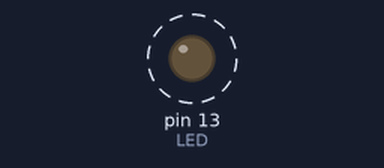
A sketch run on a simulated Arduino Uno, built with avr-gcc and run on an emulated ATmega328P. Parts: output pins drawn as LEDs (lit = HIGH). Dashed ring = blinking.

Above: at 0.1 s.
Timing chart, 0 to 3.0 s (numbered marks = the images above):
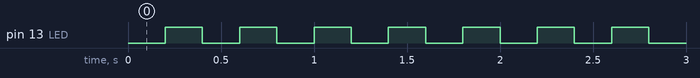

Measured:
- by itself, pin 13 (LED): alternates HIGH for 0.20 s and LOW for 0.20 s

The sketch:

sketch.ino
```cpp
#include <avr/io.h>
#include <util/delay.h>

#define LED PB5
#define LED_DDR DDRB
#define LED_PORT PORTB

#define setBit(sfr, bit) (_SFR_BYTE(sfr) |= (1 << bit))
#define clearBit(sfr, bit) (_SFR_BYTE(sfr) &= ~(1 << bit))
#define toggleBit(sfr, bit) (_SFR_BYTE(sfr) ^= (1 << bit))

#define DELAYTIME 200 // ms

int main(void) {

	setBit(LED_DDR, LED);
	setBit(LED_PORT, LED);

	while(1) {

	toggleBit(LED_PORT, LED);

	_delay_ms(DELAYTIME);

	}
	return 0;
}
```
